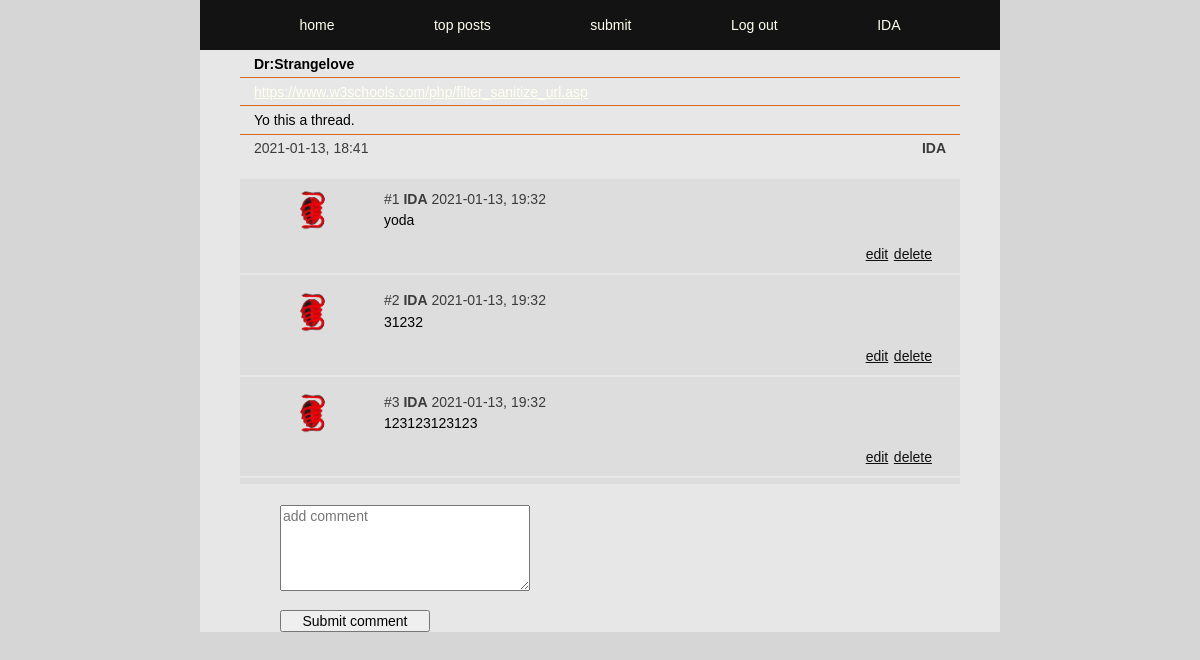
The page /comments.php?id=36&title=Dr:Strangelove (signed in) on the database as committed earlier.
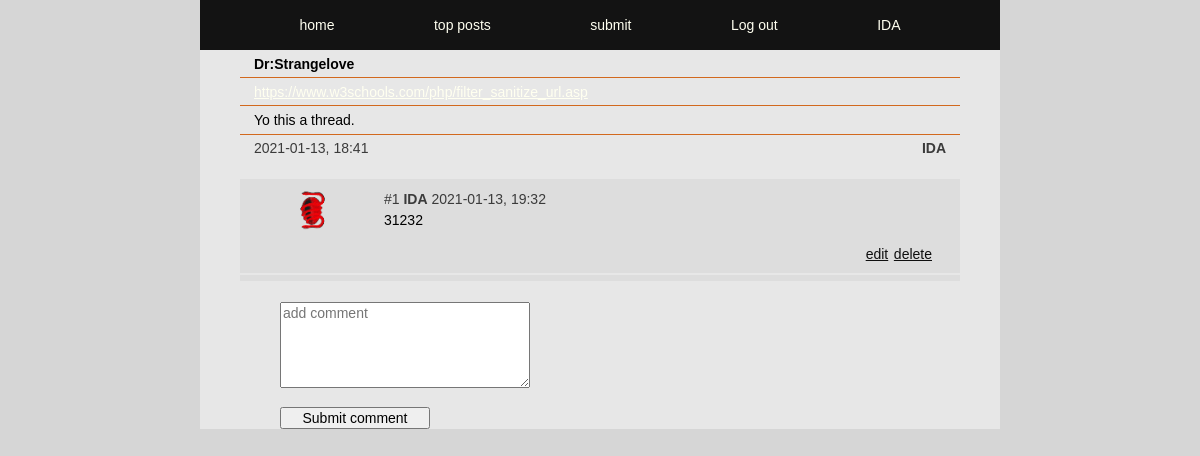
The same page on the database as committed later.
### tables this page shows
CREATE TABLE posts (
id INTEGER PRIMARY KEY AUTOINCREMENT,
title TEXT,
user_id INTEGER,
url TEXT,
description TEXT,
post_date DATETIME);

CREATE TABLE users (
id INTEGER PRIMARY KEY AUTOINCREMENT,
username TEXT NOT NULL UNIQUE,
email TEXT NOT NULL UNIQUE,
firstname TEXT NOT NULL,
lastname TEXT NOT NULL,
passwd TEXT NOT NULL, 
biography TEXT, 
avatar TEXT);

CREATE TABLE comments (
id INTEGER PRIMARY KEY AUTOINCREMENT,
post_id INTEGER,
user_id INTEGER,
content TEXT,
date DATETIME);

### app/functions.php (called while the page is built, shortened)
<?php
function getPost($pdo, $postId)
{
    $statement = $pdo->query('SELECT posts.*, users.username FROM posts INNER JOIN users ON posts.user_id = users.id WHERE posts.id = :id');
    $statement->BindParam(':id', $postId, PDO::PARAM_INT);
    $statement->execute();
    $post = $statement->fetch(PDO::FETCH_ASSOC);
    return $post;
}
function fetchComments($pdo, $postId)
{
    $statement = $pdo->prepare("SELECT * FROM comments WHERE post_id = :postId ORDER BY Comments.post_id DESC");
    $statement->BindParam(':postId', $postId, PDO::PARAM_INT);
    $statement->execute();
    $userComments = $statement->fetchAll(PDO::FETCH_ASSOC);
    return $userComments;
}
function getPostAuthor($pdo, $commentUserId)
{
    $statement = $pdo->prepare("SELECT username, avatar from users where id = :commentUserId");
    $statement->BindParam(':commentUserId', $commentUserId, PDO::PARAM_INT);
    $statement->execute();
    $commentAuthor = $statement->fetch(PDO::FETCH_ASSOC);
    return $commentAuthor;
}

### comments.php (the view, shortened to what this page needs)
<?php
require __DIR__ . ('/app/autoload.php');
require __DIR__ . ('/app/views/header.php');
require __DIR__ . ('/app/views/nav.php');
$postId = $_GET['id'];
$count = 0;
if (isset($_GET['id'])) {
    $post = getPost($pdo, $postId);
    $userComments = fetchComments($pdo, $postId);
}
?>
<main>
    <section>
        <div class="comments-postitem">
            <div class="title">
                <h1><?php echo $post['title']; ?></h1>
            </div>
            <div class="url"><a href="<?php echo $post['url']; ?>"><?php echo $post['url']; ?></a></div>
            <div class="description">
                <p><?php echo $post['description']; ?></p>
            </div>
            <div class="postinfo">
                <p><?= $post['post_date']; ?></p>
                <b><?= $post['username']; ?></b>
            </div>
        </div>
        <div class="comments-items">
            <?php foreach ($userComments as $comment) : ?>
                <?php
                $count++;
                $commentUserId = $comment['user_id'];
                $commentAuthor = getPostAuthor($pdo, $commentUserId); ?>
                <div class="avatar">
                    <img src="<?php echo "/app/images/" . $commentAuthor['avatar']; ?>" height="50px" width="50px" alt="">
                </div>
                <div class="comment-info">
                    <?php echo '#' . $count; ?>
                    <b><?php echo $commentAuthor['username']; ?></b>
                    <?php echo $comment['date']; ?>
                    <div class="comment-content">
                        <?php echo $comment['content']; ?>
                    </div>
                </div>
                <div class="comment-edit">
                    <?php if ($commentUserId === $_SESSION['user']['id']) : ?>
                        <a href="<?= '/comments.php?id=' . $post['id'] ?>">edit</a>
                        <a href="<?= '/app/posts/comment-delete.php?delete-id=' . $comment['id'] . '&&post-id=' . $postId ?>">delete</a>
                    <?php endif; ?>
                </div>
                <span class="comment-span"></span>
            <?php endforeach; ?>
        </div>
        <div class="add-comment">
            <form action="comments.php?id=<?= $postId; ?>" method="post">
                <textarea name="comment" id="comment" cols="50" rows="5" placeholder="add comment" maxheight="200" maxlength="200"></textarea>
                <span class="comment-span"></span>
                <button type="text"> Submit comment </button>
            </form>
        </div>
    </section>
</main>

### app/views/header.php (shortened to what this page needs)
<!DOCTYPE html>
<html lang="en">
<head>
    <link rel="stylesheet" href="/app/assets/style.css">
    <link rel="stylesheet" href="/app/assets/login.css">
    <link rel="stylesheet" href="/app/assets/settings.css">
    <link rel="stylesheet" href="/app/assets/index.css">
    <link rel="stylesheet" href="/app/assets/comments.css">
    <link rel="stylesheet" href="/app/assets/comment-edit.css">
    <link rel="stylesheet" href="/app/assets/submit.css">
    <link rel="stylesheet" href="/app/assets/register.css">
    <link rel="stylesheet" href="/app/assets/nav.css">
    <link rel="stylesheet" href="/app/assets/update.css">
</head>
<body>

### app/views/nav.php (shortened to what this page needs)
<nav>
    <ul>
        <li><a href="/../../index.php?latest">home</a></li>
        <li><a href="/../../index.php?top-posts">top posts</a></li>
        <li><a href="/../../submit.php">submit</a></li>
        <?php if (isset($_SESSION['user'])) : ?>
            <li><a href="/app/users/logout.php"> Log out</a> </li>
        <?php endif; ?>
        <?php if (isset($_SESSION['user'])) : ?>
            <li><a href="<?= '/../../settings.php?user=' . $_SESSION['user']['username'];  ?>"><?= $_SESSION['user']['username'] ?></a></li>
        <?php endif; ?>
    </ul>
</nav>

### app/assets/style.css (style rules this page uses)
* { box-sizing: border-box; margin: 0; font-family: Verdana, Geneva, Tahoma, sans-serif, Arial, Teko-regular; font-size: 14px; }
body { width: 100%; display: flex; justify-content: center; min-height: 100vh; width: 100%; position: absolute; margin-left: auto; margin-right: auto; background-color: rgb(214, 214, 214); }
a { color :ivory; }
main { display: flex; justify-content: center; height: 100%; width: 100%; background-color: #4e463a; max-width: 800px; }
section { display: flex; justify-content: center; width: 100% ; max-width: 800px; min-height:100% ; margin-top: 50px; background-color: rgb(231, 231, 231); flex-wrap: wrap; }

### app/assets/comments.css (style rules this page uses)
.comments-postitem { display: flex; flex-wrap: wrap; width: 90%; height:fit-content; word-wrap: break-word; border-top: 0; }
.comments-postitem > .title, .description, .url, .postinfo { padding: 0.4rem 0rem 0.4rem; }
.comments-postitem .title { width: 100%; height: auto; padding-left: 1rem; border-bottom: 1px solid chocolate; }
.comments-postitem .description { width: 100%; height: auto; padding-left: 1rem; border-bottom: 1px solid chocolate; }
.comments-postitem .url { width: 100%; height: auto; padding-left: 1rem; border-bottom: 1px solid chocolate; overflow: hidden; text-overflow: ellipsis; white-space: nowrap; }
.comments-postitem .postinfo { display: flex; justify-content: space-between; width: 100%; height: 1.2rem; padding-left: 1rem; padding-right: 1rem; margin-bottom: 2rem; font-size: 14px; color: rgb(59, 59, 59); }
.comments-items { display: flex; flex-wrap: wrap; width: 90% ; height: auto; background-color: rgb(221, 221, 221); align-items: flex-start; margin-bottom: 1.5rem; }
.comments-items > * { margin: 0.4rem 0 0.4rem ; }
.comments-items .avatar { display: flex; justify-content: center; align-items: center; width: 20%; height: auto; }
.comments-items img { border-radius: 50%; }
.comments-items .comment-info { width: 80%; padding-top: 0.4rem; font-size: 14px; color: rgb(59, 59, 59); }
.comments-items .comment-content { display: flex; min-height: 1rem; padding-right: 0.4rem; padding-top: 0.4rem; width: 100%; font-size: 14px; color: rgb(0, 0, 0); }
.comments-items .comment-edit { display: flex; justify-content: flex-end; width: 100%; padding-right: 2rem; font-size: 14px; }
.comment-edit a { color: rgb(15, 15, 15); padding-left: 0.4rem; }
.comment-span { display: flex; justify-content: center; align-items: center; width: 100%; height: 2px; background-color: rgb(231, 231, 231); }
.add-comment { display: flex; width: 90%; max-width: 800px; margin-left: 10%; justify-content: flex-start; }
.add-comment textarea { width: 250px; }
.add-comment button { width: 150px; margin-top: 1rem; }

### app/assets/nav.css (style rules this page uses)
nav { display: flex; justify-content: space-evenly; align-items: center; background-color:#131313; color: ivory; width:100%; height: 50px; position: fixed; max-width: 800px; }
ul { display: flex; justify-content:space-evenly ; align-items: center; width: 100%; padding: 0; list-style: none; position: absolute; }
li { display: inline-block; cursor: pointer; }
nav a { text-decoration: none; }

Rows that differ between the two databases and show on the page:
removed comments: user.avatar (picture), user.username "IDA", date "2021-01-13, 19:32", content "yoda"
removed comments: user.avatar (picture), user.username "IDA", date "2021-01-13, 19:32", content "123123123123"
